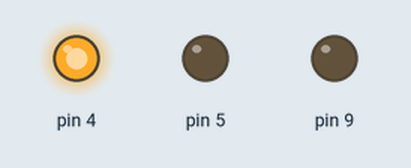
A sketch run on a simulated Arduino Uno, built with avr-gcc and run on an emulated ATmega328P. Parts: output pins drawn as LEDs (lit = HIGH).

Above: at 0.05 s.
At 9.0 s:
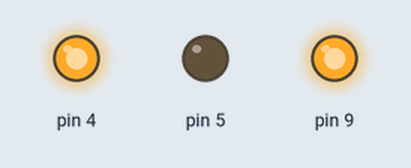
Timing chart, 0 to 10.4 s (numbered marks = the images above):
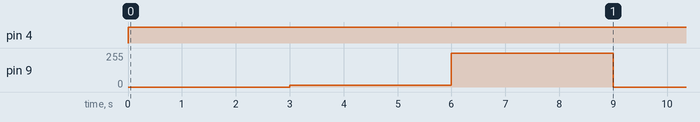

Measured:
- by itself, pin 4: LOW → HIGH at 0.00 s
- by itself, pin 9: repeats every 9.0 s: 255/255 3.0 s, 0/255 3.0 s, 15/255 3.0 s

The sketch:

Motor_Control.ino
```cpp
void setup() {
  // put your setup code here, to run once:
pinMode(4,1);
pinMode(5,1);

pinMode(9,1);

}

void loop() {
  // put your main code here, to run repeatedly:

analogWrite(9,0);
digitalWrite(4,1);
digitalWrite(5,0);
delay(3000);

analogWrite(9,15);
digitalWrite(4,1);
digitalWrite(5,0);
delay(3000);

analogWrite(9,255);
digitalWrite(4,1);
digitalWrite(5,0);
delay(3000);
}
```
